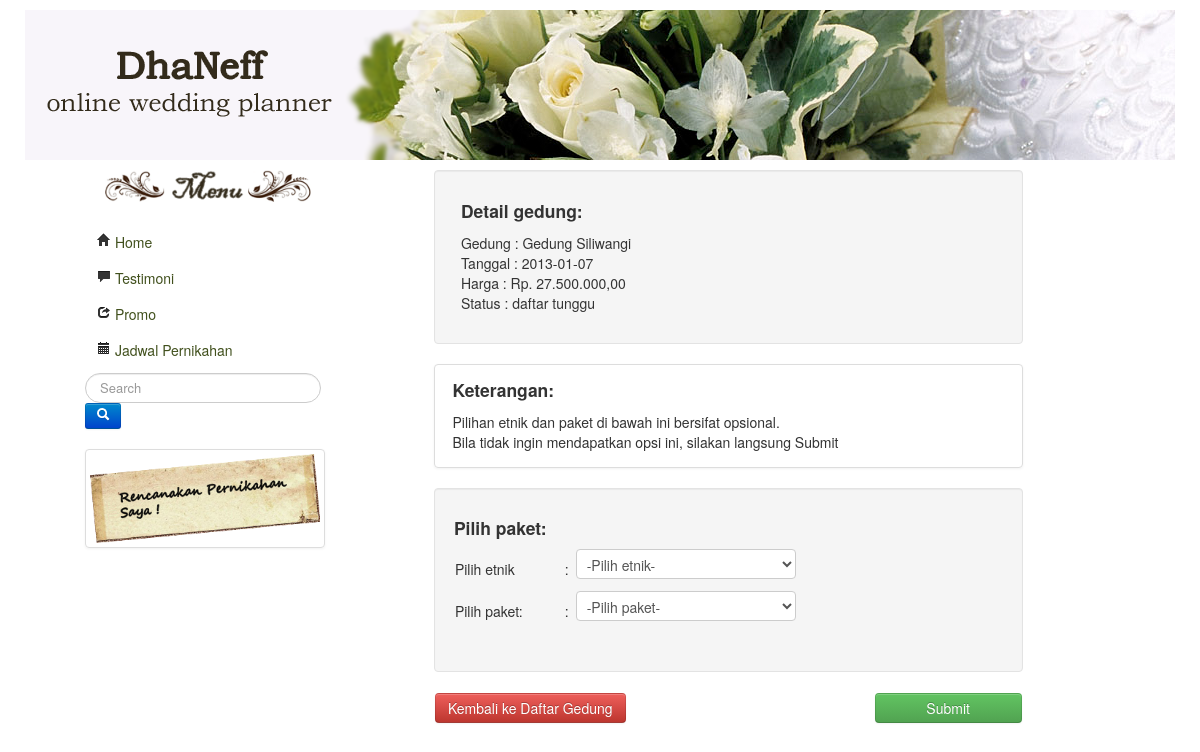
/view/view-pilihpaket.php?detail=6, run on the app's committed database.
### tables this page shows
CREATE TABLE IF NOT EXISTS `gedung_detail` (
  `id_detail` int(11) NOT NULL AUTO_INCREMENT,
  `id_gedung` int(11) DEFAULT NULL,
  `tanggal` date DEFAULT NULL,
  `harga` decimal(10,0) DEFAULT NULL,
  `id_status` int(11) DEFAULT NULL,
  `flag` tinyint(1) DEFAULT NULL,
  PRIMARY KEY (`id_detail`)
);

CREATE TABLE IF NOT EXISTS `gedung` (
  `id_gedung` int(11) NOT NULL AUTO_INCREMENT,
  `nama_gedung` varchar(50) DEFAULT NULL,
  `alamat` text,
  `id_kota` int(11) NOT NULL,
  `waktu` varchar(40) DEFAULT NULL,
  `keterangan` varchar(40) DEFAULT NULL,
  `deskripsi_gedung` text,
  `gambar_gedung` varchar(50) DEFAULT NULL,
  `kapasitas` int(4) DEFAULT NULL,
  `flag` tinyint(1) NOT NULL DEFAULT '1',
  PRIMARY KEY (`id_gedung`)
);

CREATE TABLE IF NOT EXISTS `status` (
  `id_status` int(11) NOT NULL AUTO_INCREMENT,
  `status` varchar(40) NOT NULL,
  PRIMARY KEY (`id_status`)
);

### model/model-pesan.php (called while the page is built, shortened)
<?php
class Pesan {
	public $mysqli;
	public $data;
	public function __construct($host,$username,$password,$db_name){
		$this->mysqli = new mysqli($host, $username, $password, $db_name);
	}
	public function detailpesan($id_detail){
		$query="SELECT g.nama_gedung, d.tanggal, d.harga, s.status
				FROM gedung_detail d
				JOIN gedung g ON g.id_gedung=d.id_gedung
				JOIN status s ON s.id_status=d.id_status
				WHERE d.id_detail='$id_detail'";
		$result= $this->mysqli->query($query) or die(mysqli_connect_errno()."salah");
		if($result){
			while($rows=$result->fetch_assoc()){
				$this->data[]=$rows;
			}
			return $this->data;
		}
	}
	public function etnik(){
		$query="SELECT * FROM etnik";
		$result= $this->mysqli->query($query) or die(mysqli_connect_errno()."salah");
		if($result){
			while($rows=$result->fetch_assoc()){
				$this->data[]=$rows;
			}
			return $this->data;
		}
	}
	public function paket(){
		$query="SELECT * FROM paket";
		$result= $this->mysqli->query($query) or die(mysqli_connect_errno()."salah");
		if($result){
			while($rows=$result->fetch_assoc()){
				$this->data[]=$rows;
			}
			return $this->data;
		}
	}
}

### view/view-pilihpaket.php (the view, shortened to what this page needs)
<?php
include_once ('header.php');
echo "<div class='span7 offset1'>";
$obj=new Pesan("localhost","root","","wedding");
	if(isset($_REQUEST['detail'])){
		$detail=$obj->detailpesan($_REQUEST['detail']);
		foreach($detail as $val){
			extract($val);
	?>
<html>
	<body>
			<div class="well">
				<table width="100%"><tr>
				<td width="1%"></td>
				<td width="90%"><h4>Detail gedung: </h4></td>
				</tr>
				<tr>
				<td></td>
				<td><p>
					Gedung	: <?php echo $nama_gedung; ?></br>
					Tanggal	: <?php echo $tanggal; ?></br>
					Harga	: <?php echo "Rp. ".number_format($harga,2,',','.'); ?></br>
					Status	: <?php echo $status; ?></br>
				</p>
				</tr>
				</table>
			</div>
			<div class="thumbnail">
				<table width="100%"><tr>
				<td width="2%"></td>
				<td width="90%"><h4>Keterangan:</h4></td>
				</tr>
				<tr>
				<td></td>
				<td><p>
				Pilihan etnik dan paket di bawah ini bersifat opsional. <br>
				Bila tidak ingin mendapatkan opsi ini, silakan langsung Submit
				</p>
				</tr>
				</table>
			</div><br>
			<div class="well">
			 <h4>Pilih paket: </h4>
				<form method="post" action="view-subtotal.php">
					<?php }
					?>
					<table width="100%" border="0"><tr>
						<td width="20%">Pilih etnik </td>
						<td width="2%">:
						<td width="79%">
						<select name='id_etnik'>
							<option name= 'id_etnik' value="0">-Pilih etnik-</option>
						</select>
						</td>
					  </tr>
					  <tr>
						<td>Pilih paket: </td>
						<td>:
						<td>
							<select name='id_paket'>
								<option name= 'id_paket' value="0">-Pilih paket-</option>
							</select>
						</td>
					  </tr>
					</table>
			</div>
<table width="100%" border="0"><tr>
<td width="50%"><a class="btn btn-danger" href="view-pilihgedung.php">Kembali ke Daftar Gedung</a></td>
<td width="50%" class="pull-right"><button type="submit" class="btn btn-success btn-block" name= "submit_paket" id="submit">Submit</button></td>
</tr></table></form>
</div>
		</body>
	</html>
<?php }
 ?>

### data on the page
gedung_detail: id_gedung.nama_gedung "Gedung Siliwangi", tanggal "2013-01-07", harga "27.500.000,00", id_status.status "daftar tunggu"
